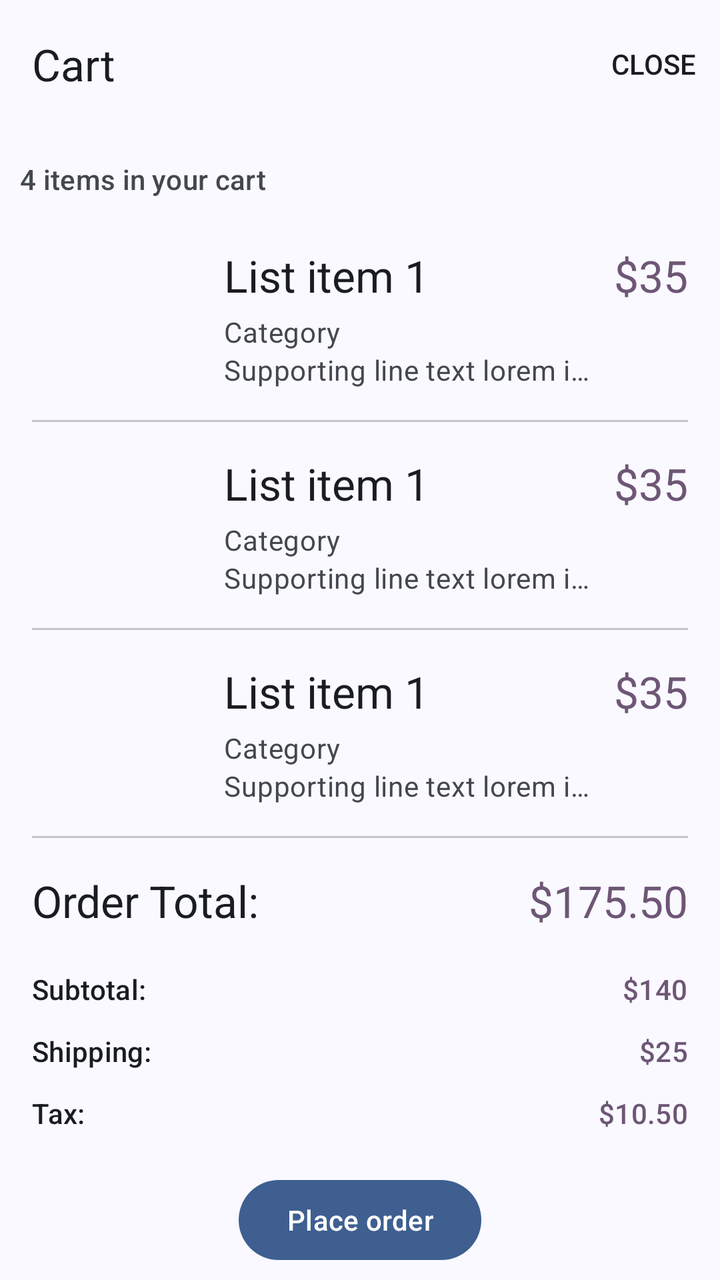
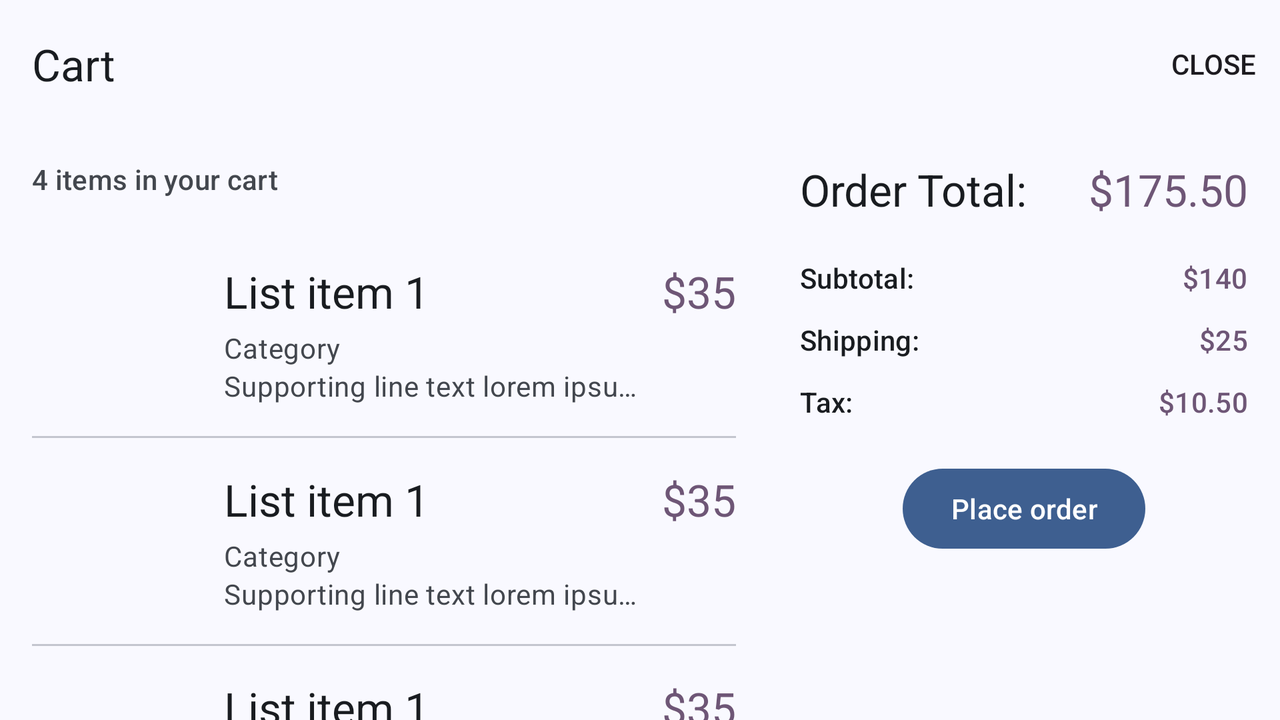

One screen, two layout resources from the same app: the default and the repository's alternative for another configuration. Each is rendered where Android would select it; the XML of both is given below.
<!-- AndroidManifest.xml: application theme Theme.ViewResources -->
<!-- res/layout/activity_cart.xml -->
<androidx.constraintlayout.widget.ConstraintLayout xmlns:android="http://schemas.android.com/apk/res/android"
    xmlns:app="http://schemas.android.com/apk/res-auto"
    android:layout_width="match_parent"
    android:layout_height="match_parent">
    <com.google.android.material.appbar.MaterialToolbar
        android:id="@+id/toolbar"
        android:layout_width="0dp"
        android:layout_height="64dp"
        android:background="?attr/appSurface"
        app:navigationIcon="@drawable/ic_arrow_back"
        app:navigationIconTint="?attr/appOnSurface"
        app:navigationContentDescription="@string/back"
        app:menu="@menu/cart"
        app:title="@string/cart"
        app:titleTextAppearance="@style/TextAppearance.ViewResources.Title"
        app:titleTextColor="?attr/appOnSurface"
        app:titleMarginStart="0dp"
        app:layout_constraintStart_toStartOf="parent"
        app:layout_constraintEnd_toEndOf="parent"
        app:layout_constraintTop_toTopOf="parent" />
    <TextView
        android:id="@+id/cart_count"
        android:layout_width="0dp"
        android:layout_height="wrap_content"
        android:layout_marginStart="10dp"
        android:layout_marginEnd="10dp"
        android:layout_marginTop="16dp"
        android:text="@string/cart_count"
        android:textAppearance="@style/TextAppearance.ViewResources.Label"
        android:textColor="?attr/appOnSurfaceVariant"
        app:layout_constraintStart_toStartOf="parent"
        app:layout_constraintEnd_toEndOf="parent"
        app:layout_constraintTop_toBottomOf="@id/toolbar" />
    <androidx.core.widget.NestedScrollView
        android:id="@+id/items_scroll"
        android:layout_width="0dp"
        android:layout_height="0dp"
        android:layout_marginTop="8dp"
        app:layout_constraintStart_toStartOf="parent"
        app:layout_constraintEnd_toEndOf="parent"
        app:layout_constraintTop_toBottomOf="@id/cart_count"
        app:layout_constraintBottom_toTopOf="@id/order_summary">
        <LinearLayout
            android:id="@+id/items"
            android:layout_width="match_parent"
            android:layout_height="wrap_content"
            android:orientation="vertical">
            <include android:id="@+id/cart_item_1" layout="@layout/item_cart" />
            <include android:id="@+id/cart_item_2" layout="@layout/item_cart" />
            <include android:id="@+id/cart_item_3" layout="@layout/item_cart" />
            <include android:id="@+id/cart_item_4" layout="@layout/item_cart" />
        </LinearLayout>
    </androidx.core.widget.NestedScrollView>
    <include
        android:id="@+id/order_summary"
        layout="@layout/order_summary"
        android:layout_width="0dp"
        android:layout_height="wrap_content"
        app:layout_constraintStart_toStartOf="parent"
        app:layout_constraintEnd_toEndOf="parent"
        app:layout_constraintBottom_toBottomOf="parent" />
</androidx.constraintlayout.widget.ConstraintLayout>
<!-- res/layout/item_cart.xml (included above) -->
<androidx.constraintlayout.widget.ConstraintLayout xmlns:android="http://schemas.android.com/apk/res/android"
    xmlns:app="http://schemas.android.com/apk/res-auto"
    android:layout_width="match_parent"
    android:layout_height="104dp">
    <com.google.android.material.imageview.ShapeableImageView
        android:id="@+id/item_image"
        android:layout_width="80dp"
        android:layout_height="80dp"
        android:layout_marginStart="16dp"
        android:contentDescription="@null"
        android:scaleType="centerCrop"
        android:src="@drawable/cart_item"
        app:shapeAppearanceOverlay="@style/ShapeAppearance.ViewResources.Image"
        app:layout_constraintStart_toStartOf="parent"
        app:layout_constraintTop_toTopOf="parent"
        app:layout_constraintBottom_toBottomOf="parent" />
    <TextView
        android:id="@+id/item_title"
        android:layout_width="0dp"
        android:layout_height="wrap_content"
        android:layout_marginStart="16dp"
        android:layout_marginEnd="12dp"
        android:layout_marginTop="16dp"
        android:ellipsize="end"
        android:maxLines="1"
        android:text="@string/cart_item_title"
        android:textAppearance="@style/TextAppearance.ViewResources.Title"
        app:layout_constraintStart_toEndOf="@id/item_image"
        app:layout_constraintEnd_toStartOf="@id/item_price"
        app:layout_constraintTop_toTopOf="parent" />
    <TextView
        android:id="@+id/item_category"
        android:layout_width="0dp"
        android:layout_height="wrap_content"
        android:layout_marginTop="4dp"
        android:text="@string/category"
        android:textAppearance="@style/TextAppearance.ViewResources.Body"
        app:layout_constraintStart_toStartOf="@id/item_title"
        app:layout_constraintEnd_toEndOf="@id/item_title"
        app:layout_constraintTop_toBottomOf="@id/item_title" />
    <TextView
        android:layout_width="0dp"
        android:layout_height="wrap_content"
        android:ellipsize="end"
        android:maxLines="1"
        android:text="@string/supporting_text"
        android:textAppearance="@style/TextAppearance.ViewResources.Body"
        app:layout_constraintStart_toStartOf="@id/item_title"
        app:layout_constraintEnd_toEndOf="@id/item_title"
        app:layout_constraintTop_toBottomOf="@id/item_category" />
    <TextView
        android:id="@+id/item_price"
        android:layout_width="wrap_content"
        android:layout_height="wrap_content"
        android:layout_marginEnd="16dp"
        android:text="@string/item_price"
        android:textAppearance="@style/TextAppearance.ViewResources.Title"
        android:textColor="?attr/appPrice"
        app:layout_constraintBaseline_toBaselineOf="@id/item_title"
        app:layout_constraintEnd_toEndOf="parent" />
    <com.google.android.material.divider.MaterialDivider
        android:layout_width="0dp"
        android:layout_height="1dp"
        android:layout_marginStart="16dp"
        android:layout_marginEnd="16dp"
        app:dividerColor="?attr/colorOutlineVariant"
        app:layout_constraintBottom_toBottomOf="parent"
        app:layout_constraintStart_toStartOf="parent"
        app:layout_constraintEnd_toEndOf="parent" />
</androidx.constraintlayout.widget.ConstraintLayout>
<!-- res/layout/order_summary.xml (included above) -->
<?xml version="1.0"?>
<LinearLayout
    xmlns:android="http://schemas.android.com/apk/res/android"
    xmlns:app="http://schemas.android.com/apk/res-auto"
    android:layout_width="match_parent"
    android:layout_height="wrap_content"
    android:orientation="vertical"
    android:paddingStart="16dp"
    android:paddingEnd="16dp"
    android:paddingBottom="6dp">
    <LinearLayout
        android:layout_width="match_parent"
        android:layout_height="wrap_content"
        android:layout_marginTop="0dp"
        android:orientation="horizontal">
        <TextView
            android:layout_width="0dp"
            android:layout_height="wrap_content"
            android:layout_weight="1"
            android:text="@string/order_total"
            android:textAppearance="@style/TextAppearance.ViewResources.Title" />
        <TextView
            android:layout_width="wrap_content"
            android:layout_height="wrap_content"
            android:text="@string/total_price"
            android:textAppearance="@style/TextAppearance.ViewResources.Title"
            android:textColor="?attr/appPrice" />
    </LinearLayout>
    <LinearLayout
        android:layout_width="match_parent"
        android:layout_height="wrap_content"
        android:layout_marginTop="20dp"
        android:orientation="horizontal">
        <TextView
            android:layout_width="0dp"
            android:layout_height="wrap_content"
            android:layout_weight="1"
            android:text="@string/subtotal"
            android:textAppearance="@style/TextAppearance.ViewResources.Label" />
        <TextView
            android:layout_width="wrap_content"
            android:layout_height="wrap_content"
            android:text="@string/subtotal_price"
            android:textAppearance="@style/TextAppearance.ViewResources.Label"
            android:textColor="?attr/appPrice" />
    </LinearLayout>
    <LinearLayout
        android:layout_width="match_parent"
        android:layout_height="wrap_content"
        android:layout_marginTop="12dp"
        android:orientation="horizontal">
        <TextView
            android:layout_width="0dp"
            android:layout_height="wrap_content"
            android:layout_weight="1"
            android:text="@string/shipping"
            android:textAppearance="@style/TextAppearance.ViewResources.Label" />
        <TextView
            android:layout_width="wrap_content"
            android:layout_height="wrap_content"
            android:text="@string/shipping_price"
            android:textAppearance="@style/TextAppearance.ViewResources.Label"
            android:textColor="?attr/appPrice" />
    </LinearLayout>
    <LinearLayout
        android:layout_width="match_parent"
        android:layout_height="wrap_content"
        android:layout_marginTop="12dp"
        android:orientation="horizontal">
        <TextView
            android:layout_width="0dp"
            android:layout_height="wrap_content"
            android:layout_weight="1"
            android:text="@string/tax"
            android:textAppearance="@style/TextAppearance.ViewResources.Label" />
        <TextView
            android:layout_width="wrap_content"
            android:layout_height="wrap_content"
            android:text="@string/tax_price"
            android:textAppearance="@style/TextAppearance.ViewResources.Label"
            android:textColor="?attr/appPrice" />
    </LinearLayout>
    <com.google.android.material.button.MaterialButton
        android:id="@+id/place_order_button"
        android:layout_width="wrap_content"
        android:layout_height="48dp"
        android:layout_gravity="center"
        android:layout_marginTop="20dp"
        android:text="@string/place_order"
        app:icon="@drawable/ic_sentiment_satisfied"
        app:iconGravity="textStart"
        app:iconSize="18dp" />
</LinearLayout>
<!-- resources referenced by this layout -->
<resources>
  <string name="back">Back</string>
  <string name="cart">Cart</string>
  <string name="cart_count">4 items in your cart</string>
  <string name="cart_item_title">List item 1</string>
  <string name="category">Category</string>
  <string name="item_price">$35</string>
  <string name="order_total">Order Total:</string>
  <string name="place_order">Place order</string>
  <string name="shipping">Shipping:</string>
  <string name="shipping_price">$25</string>
  <string name="subtotal">Subtotal:</string>
  <string name="subtotal_price">$140</string>
  <string name="supporting_text">Supporting line text lorem ipsum dolor sit amet, consectetur.</string>
  <string name="tax">Tax:</string>
  <string name="tax_price">$10.50</string>
  <string name="total_price">$175.50</string>
  <style name="ShapeAppearance.ViewResources.Image" parent="">
          <item name="cornerFamily">rounded</item>
          <item name="cornerSize">16dp</item>
      </style>
  <style name="TextAppearance.ViewResources.Body" parent="TextAppearance.Material3.BodyMedium">
          <item name="android:textColor">?attr/appOnSurfaceVariant</item>
          <item name="android:includeFontPadding">false</item>
      </style>
  <style name="TextAppearance.ViewResources.Label" parent="TextAppearance.Material3.LabelLarge">
          <item name="android:textColor">?attr/appOnSurface</item>
          <item name="android:includeFontPadding">false</item>
      </style>
  <style name="TextAppearance.ViewResources.Title" parent="TextAppearance.Material3.TitleLarge">
          <item name="android:textColor">?attr/appOnSurface</item>
          <item name="android:includeFontPadding">false</item>
      </style>
  <style name="Theme.ViewResources" parent="Base.Theme.ViewResources" />
  <style name="Base.Theme.ViewResources" parent="Theme.Material3.DayNight.NoActionBar">
          <item name="colorPrimary">@color/primary</item>
          <item name="colorOnPrimary">@color/on_primary</item>
          <item name="colorSurface">@color/surface</item>
          <item name="colorOnSurface">@color/on_surface</item>
          <item name="colorOnSurfaceVariant">@color/on_surface_variant</item>
          <item name="colorControlNormal">@color/on_surface_variant</item>
          <item name="colorSurfaceContainer">@color/dialog_surface</item>
          <item name="colorSurfaceVariant">@color/surface_container</item>
          <item name="colorOutline">@color/outline</item>
          <item name="colorOutlineVariant">@color/outline_variant</item>
          <item name="appSurface">@color/surface</item>
          <item name="appOnSurface">@color/on_surface</item>
          <item name="appOnSurfaceVariant">@color/on_surface_variant</item>
          <item name="appSurfaceContainer">@color/surface_container</item>
          <item name="appPrice">@color/price</item>
          <item name="appDialogSurface">@color/dialog_surface</item>
          <item name="materialAlertDialogTheme">@style/ThemeOverlay.ViewResources.Dialog</item>
          <item name="android:windowLightStatusBar">@bool/light_system_bars</item>
          <item name="android:windowBackground">?attr/appSurface</item>
      </style>
  <color name="primary">#3E5F90</color>
  <color name="on_primary">#FFFFFF</color>
  <color name="surface">#F9F9FF</color>
  <color name="on_surface">#191C20</color>
  <color name="on_surface_variant">#43474E</color>
  <color name="dialog_surface">#E7E8EF</color>
  <color name="surface_container">#E1E2E9</color>
  <color name="outline">#73777F</color>
  <color name="outline_variant">#C3C6CF</color>
  <color name="price">#6E5676</color>
  <style name="ThemeOverlay.ViewResources.Dialog" parent="ThemeOverlay.Material3.MaterialAlertDialog">
          <item name="alertDialogStyle">@style/MaterialAlertDialog.ViewResources</item>
          <item name="android:backgroundDimEnabled">false</item>
      </style>
  <style name="MaterialAlertDialog.ViewResources" parent="MaterialAlertDialog.Material3">
          <item name="backgroundTint">?attr/appDialogSurface</item>
      </style>
</resources>
<!-- res/layout-land/activity_cart.xml (the repository's variant of the layout above) -->
<!-- drawn on the phone turned sideways -->
<androidx.constraintlayout.widget.ConstraintLayout xmlns:android="http://schemas.android.com/apk/res/android"
    xmlns:app="http://schemas.android.com/apk/res-auto"
    android:layout_width="match_parent"
    android:layout_height="match_parent">
    <com.google.android.material.appbar.MaterialToolbar
        android:id="@+id/toolbar"
        android:layout_width="0dp"
        android:layout_height="64dp"
        android:background="?attr/appSurface"
        app:navigationIcon="@drawable/ic_arrow_back"
        app:navigationIconTint="?attr/appOnSurface"
        app:navigationContentDescription="@string/back"
        app:menu="@menu/cart"
        app:title="@string/cart"
        app:titleTextAppearance="@style/TextAppearance.ViewResources.Title"
        app:titleTextColor="?attr/appOnSurface"
        app:titleMarginStart="0dp"
        app:layout_constraintStart_toStartOf="parent"
        app:layout_constraintEnd_toEndOf="parent"
        app:layout_constraintTop_toTopOf="parent" />
    <androidx.constraintlayout.widget.Guideline
        android:id="@+id/column_guide"
        android:layout_width="wrap_content"
        android:layout_height="wrap_content"
        android:orientation="vertical"
        app:layout_constraintGuide_percent="0.6" />
    <androidx.core.widget.NestedScrollView
        android:id="@+id/items_scroll"
        android:layout_width="0dp"
        android:layout_height="0dp"
        app:layout_constraintStart_toStartOf="parent"
        app:layout_constraintEnd_toStartOf="@id/column_guide"
        app:layout_constraintTop_toBottomOf="@id/toolbar"
        app:layout_constraintBottom_toBottomOf="parent">
        <LinearLayout
            android:id="@+id/items"
            android:layout_width="match_parent"
            android:layout_height="wrap_content"
            android:orientation="vertical">
            <TextView
                android:id="@+id/cart_count"
                android:layout_width="match_parent"
                android:layout_height="wrap_content"
                android:layout_margin="16dp"
                android:text="@string/cart_count"
                android:textAppearance="@style/TextAppearance.ViewResources.Label"
                android:textColor="?attr/appOnSurfaceVariant" />
            <include android:id="@+id/cart_item_1" layout="@layout/item_cart" />
            <include android:id="@+id/cart_item_2" layout="@layout/item_cart" />
            <include android:id="@+id/cart_item_3" layout="@layout/item_cart" />
            <include android:id="@+id/cart_item_4" layout="@layout/item_cart" />
        </LinearLayout>
    </androidx.core.widget.NestedScrollView>
    <androidx.core.widget.NestedScrollView
        android:layout_width="0dp"
        android:layout_height="0dp"
        android:paddingTop="16dp"
        android:clipToPadding="false"
        app:layout_constraintStart_toStartOf="@id/column_guide"
        app:layout_constraintEnd_toEndOf="parent"
        app:layout_constraintTop_toBottomOf="@id/toolbar"
        app:layout_constraintBottom_toBottomOf="parent">
        <include android:id="@+id/order_summary" layout="@layout/order_summary" />
    </androidx.core.widget.NestedScrollView>
</androidx.constraintlayout.widget.ConstraintLayout>
